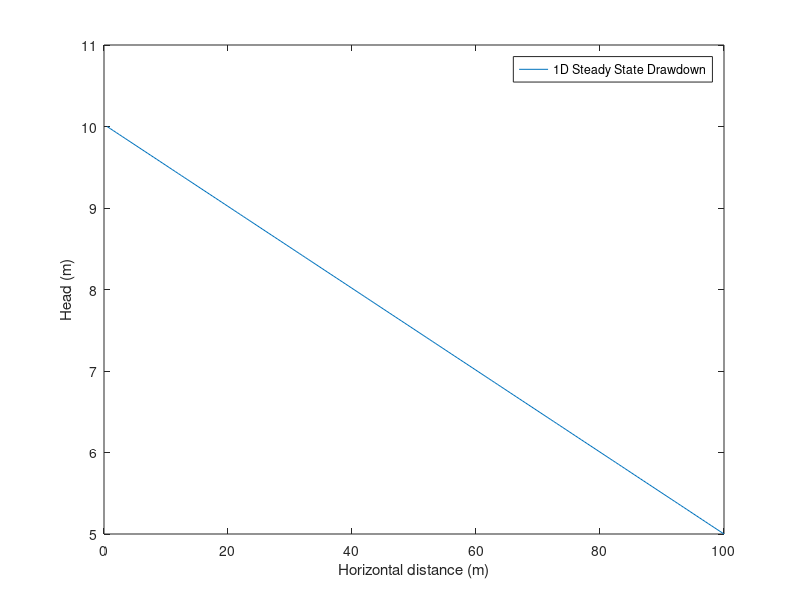

Write MATLAB code to recreate this figure.
%% This is a 1D Steady State Ground Water Model.
%Author: Adit Ghosh
%Hydrogeology
%Spring 2020, CSUN
%%
clear all;
clf;
close all;
%%

%Define Variables
Lx = 100;
dx = 0.5;
n = Lx/dx;

%Define Matrixes
A = zeros(n,n);

h = zeros(n,1);
b = zeros(n,1);

%Boundary conditions
b(1) = 10;
b(n) = 5;

%Define diagonal elements
v1 = zeros(n-1,1);
v2 = zeros(n,1);
v3 = zeros(n-1,1);
for i=1:n
    
    v2(i) = (-2)/(dx^2);
    if i <= n-1
        v1(i) = 1/(dx^2);
        v3(i) = 1/(dx^2);
    end
end

%Create 2D matrix with v1,v2,v3 as diagonal elements

A = diag(v1,-1) + diag(v2,0) + diag(v3,1);

A(1,:) = zeros(1,n);
A(n,:) = zeros(1,n);
A(1,1) = 1;
A(n,n) = 1;
%Solve for x in Ax = b; using matlab built in linear algebra function
h = A\b;



%defining Xaxis
xaxis = zeros(n,1);
%xaxis(1)=0.5;
%for j = 2:n
%    xaxis(j) = xaxis(j-1) + dx;
%end
    
xaxis = 0.5:0.5:100
%Contour data
plot(xaxis,h)
%plot (xaxis, h,'r');
xlabel('Horizontal distance (m)');
ylabel('Head (m)');
legend('1D Steady State Drawdown');




%%EOF




